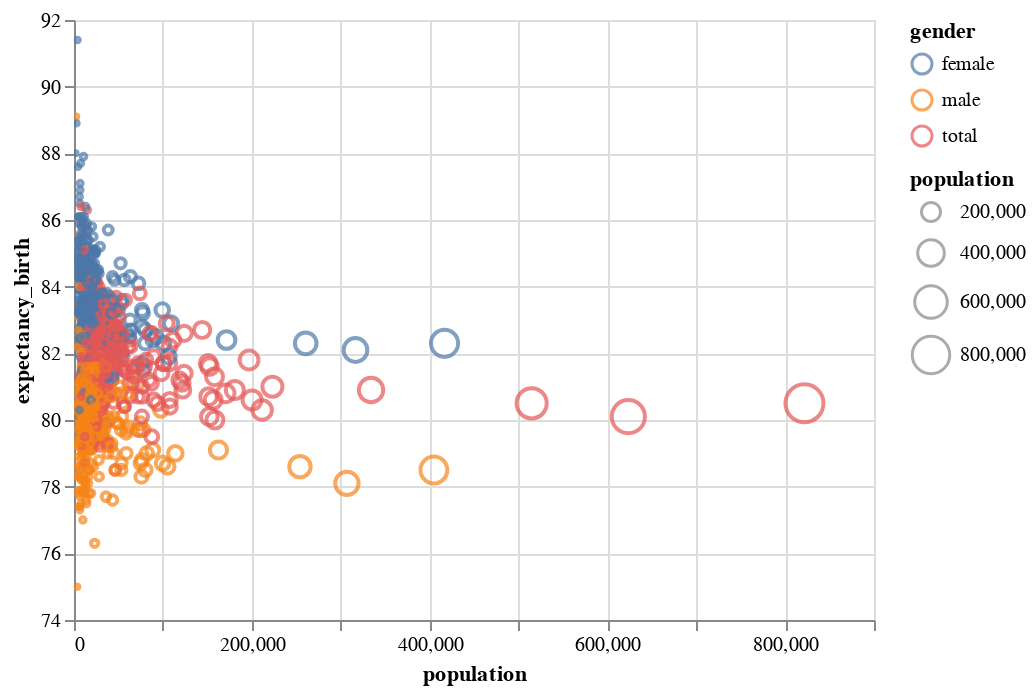

The notebook cell this image was saved under:
### Code cell
# Not that interesting as a visualization
import altair as alt

alt.Chart(expectancy_income_population).mark_point().encode(
    alt.X('population:Q', scale=alt.Scale(zero=False)),
    alt.Y('expectancy_birth:Q', scale=alt.Scale(zero=False)),
    color='gender:N',
    size=alt.Size('population:Q', scale=alt.Scale(zero=False)),
    tooltip='gemeente',
).interactive()

### Figure 1 — Vega-Lite specification as saved in the notebook (floating-point values rounded to 4 significant figures; data arrays with more than 128 entries replaced by an {"elided": "..."} marker saying what was removed)
{"$schema": "https://vega.github.io/schema/vega-lite/v2.4.1.json", "config": {"view": {"height": 300, "width": 400}}, "data": {"values": {"elided": "1143 records"}}, "encoding": {"color": {"field": "gender", "type": "nominal"}, "size": {"field": "population", "scale": {"zero": false}, "type": "quantitative"}, "tooltip": {"field": "gemeente", "type": "nominal"}, "x": {"field": "population", "scale": {"zero": false}, "type": "quantitative"}, "y": {"field": "expectancy_birth", "scale": {"zero": false}, "type": "quantitative"}}, "mark": "point", "selection": {"selector001": {"bind": "scales", "encodings": ["x", "y"], "mark": {"fill": "#333", "fillOpacity": 0.125, "stroke": "white"}, "on": "[mousedown, window:mouseup] > window:mousemove!", "resolve": "global", "translate": "[mousedown, window:mouseup] > window:mousemove!", "type": "interval", "zoom": "wheel!"}}}
